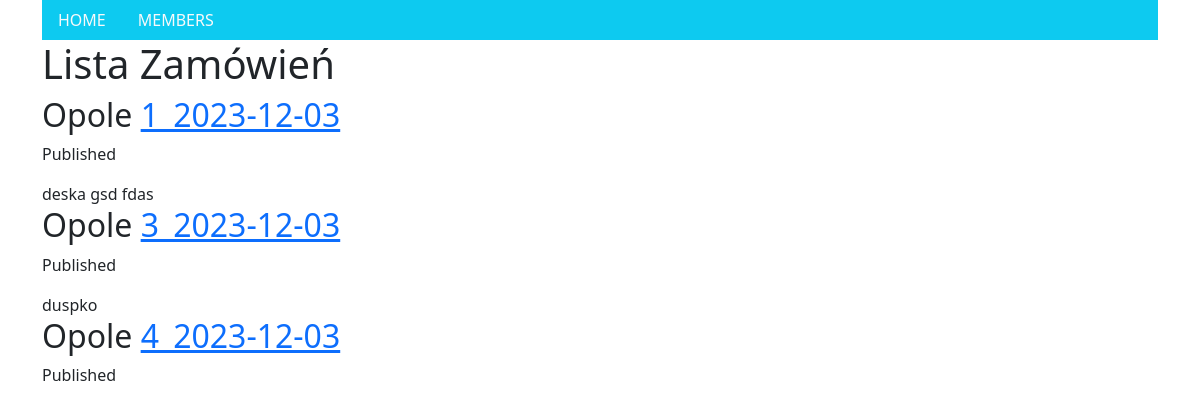
Page /zamowienia/ (signed in) on the earlier database version.
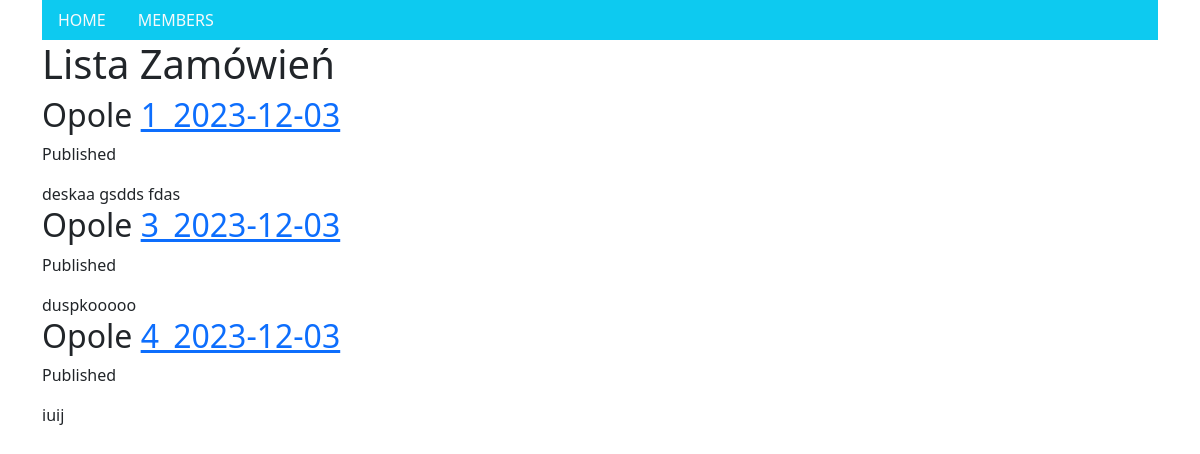
Same page on the later database version.
### order_display/models.py (models this page shows, shortened)
class Order(models.Model):
    objects = models.Manager()
    published = PublishedManager()
    class Status(models.TextChoices):
        DRAFT = 'DF', 'Draft'
        PUBLISHED = 'PB', 'Published'
    client = models.ForeignKey(Client,
                               on_delete=models.CASCADE,
                               related_name='client')
    created = models.DateField(default = timezone.now)
    due = models.DateField(blank=True)
    slug = models.SlugField(max_length=255, blank=True)
    status = models.CharField(max_length=2,
                              choices=Status.choices,
                              default=Status.PUBLISHED)
    adres = models.CharField(max_length=255, blank=True)
    def get_absolute_url(self):
        return reverse("order_display:order_detail", args=[self.slug])

class Client(models.Model):
    first_name = models.CharField(max_length=20,blank=True)
    last_name = models.CharField(max_length=20,blank=True)
    phone_number = models.IntegerField(blank = True)
    slug = models.SlugField(max_length=255,blank=True, unique=True)
    def __str__(self):
        return self.last_name

class Element(models.Model):
    class Units(models.TextChoices):
        SZTUKI = 'szt'
        M3 = 'm3'
        MB = 'mb'
    name = models.CharField(max_length=20, blank=True)
    width = models.FloatField(blank=True)
    height = models.FloatField(blank=True)
    length = models.FloatField(blank=True)
    count = models.IntegerField(blank=True)
    volume = models.FloatField(blank=True)
    unit = models.CharField(max_length=3,
                              choices=Units.choices,
                              default=Units.M3)
    description = models.TextField(blank = True)
    order = models.ForeignKey(Order,
                              on_delete=models.CASCADE,
                              related_name='element')
    slug = models.SlugField(max_length=255)
    def __str__(self):
        return self.name

### order_display/views.py (the view)
# urls.py: path('', views.OrderListView.as_view(), name = "order_list"),
class OrderListView(LoginRequiredMixin, ListView):
    login_url = '/login/'
    queryset = Order.published.all()
    context_object_name = 'orders'
    paginate_by = 3
    template_name = 'order_display/order_list.html'

### order_display/templates/order_display/order_list.html (shortened to what this page needs)
{% extends "order_display/base.html" %}
{% block content %}
  <h1>Lista Zamówień</h1>
  {% for order in orders %}
    <h2>
        {{ order.client }}
        <a href={{ order.get_absolute_url }}>{{order.slug}}</a>
    </h2>
    <p class="date">
      Published {{ order.publish }}
    </p>
    {% for element in order.element.all %}
        {{element}}
    {% endfor %}
  {% endfor %}
{% endblock %}

Differences in the rows shown:
changed Element: name "deska" → "deskaa"
changed Element: name "gsd" → "gsdds"
changed Element: name "duspko" → "duspkooooo"
added Element: name "iuij", shown under Order (number 3 of 3 on the later page)
